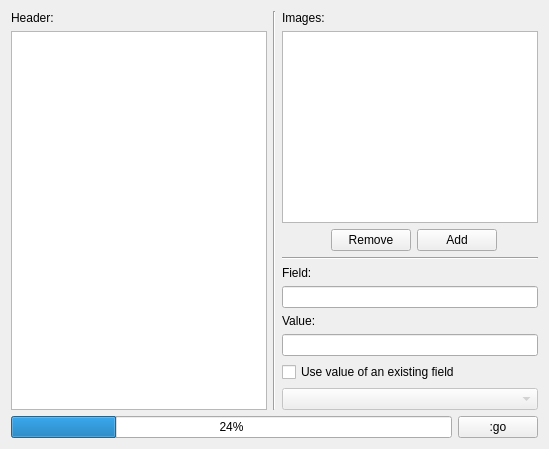
     <widget class="QWidget" name="tab_5">
      <attribute name="icon">
       <iconset>
        <normaloff>img/head.png</normaloff>img/head.png</iconset>
      </attribute>
      <attribute name="title">
       <string>Header Editor</string>
      </attribute>
      <layout class="QGridLayout" name="gridLayout_12">
       <item row="0" column="0">
        <widget class="QLabel" name="label_10">
         <property name="text">
          <string>Header:</string>
         </property>
        </widget>
       </item>
       <item row="0" column="1" rowspan="10">
        <widget class="Line" name="line_7">
         <property name="orientation">
          <enum>Qt::Vertical</enum>
         </property>
        </widget>
       </item>
       <item row="0" column="2">
        <widget class="QLabel" name="label_14">
         <property name="text">
          <string>Images:</string>
         </property>
        </widget>
       </item>
       <item row="1" column="0" rowspan="9">
        <widget class="QListWidget" name="listWidget_8"/>
       </item>
       <item row="1" column="2" colspan="4">
        <widget class="QListWidget" name="listWidget_9">
         <property name="selectionMode">
          <enum>QAbstractItemView::ExtendedSelection</enum>
         </property>
        </widget>
       </item>
       <item row="2" column="3">
        <widget class="QPushButton" name="pushButton_60">
         <property name="sizePolicy">
          <sizepolicy hsizetype="Fixed" vsizetype="Fixed">
           <horstretch>0</horstretch>
           <verstretch>0</verstretch>
          </sizepolicy>
         </property>
         <property name="text">
          <string>Remove</string>
         </property>
         <property name="icon">
          <iconset>
           <normaloff>img/list-remove.png</normaloff>img/list-remove.png</iconset>
         </property>
        </widget>
       </item>
       <item row="2" column="4" colspan="2">
        <widget class="QPushButton" name="pushButton_59">
         <property name="sizePolicy">
          <sizepolicy hsizetype="Fixed" vsizetype="Fixed">
           <horstretch>0</horstretch>
           <verstretch>0</verstretch>
          </sizepolicy>
         </property>
         <property name="text">
          <string>Add</string>
         </property>
         <property name="icon">
          <iconset>
           <normaloff>img/list-add.png</normaloff>img/list-add.png</iconset>
         </property>
        </widget>
       </item>
       <item row="3" column="2" colspan="4">
        <widget class="Line" name="line_8">
         <property name="orientation">
          <enum>Qt::Horizontal</enum>
         </property>
        </widget>
       </item>
       <item row="4" column="2">
        <widget class="QLabel" name="label_15">
         <property name="text">
          <string>Field:</string>
         </property>
        </widget>
       </item>
       <item row="6" column="2">
        <widget class="QLabel" name="label_16">
         <property name="text">
          <string>Value:</string>
         </property>
        </widget>
       </item>
       <item row="8" column="2" colspan="4">
        <widget class="QCheckBox" name="checkBox_5">
         <property name="text">
          <string>Use value of an existing field</string>
         </property>
        </widget>
       </item>
       <item row="10" column="0" colspan="5">
        <widget class="QProgressBar" name="progressBar_5">
         <property name="value">
          <number>24</number>
         </property>
        </widget>
       </item>
       <item row="10" column="5">
        <widget class="QPushButton" name="pushButton_58">
         <property name="sizePolicy">
          <sizepolicy hsizetype="Fixed" vsizetype="Fixed">
           <horstretch>0</horstretch>
           <verstretch>0</verstretch>
          </sizepolicy>
         </property>
         <property name="text">
          <string>:go</string>
         </property>
         <property name="icon">
          <iconset>
           <normaloff>img/go.png</normaloff>img/go.png</iconset>
         </property>
        </widget>
       </item>
       <item row="7" column="2" colspan="4">
        <widget class="QLineEdit" name="lineEdit_4"/>
       </item>
       <item row="5" column="2" colspan="4">
        <widget class="QLineEdit" name="lineEdit_3"/>
       </item>
       <item row="9" column="2" colspan="4">
        <widget class="QComboBox" name="comboBox_2">
         <property name="enabled">
          <bool>false</bool>
         </property>
        </widget>
       </item>
      </layout>
     </widget>
